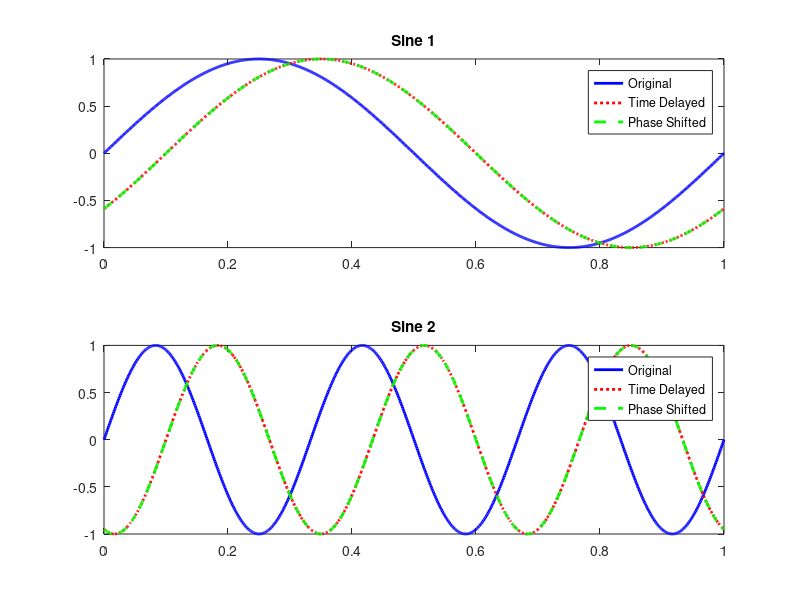

Write the MATLAB code that produced this figure.
t = 0:0.001:1;
f1 = 1;
f2 = 3;
tau = 0.1;

% original signals
x1 = sin(2*pi*f1*t);
x2 = sin(2*pi*f2*t);

% time delayed signals
y1 = sin(2*pi*f1*(t-tau));
y2 = sin(2*pi*f2*(t-tau));

% phase shifted signals
phi1 = -2*pi*f1*tau;
phi2 = -2*pi*f2*tau;
z1 = sin(2*pi*f1*t + phi1);
z2 = sin(2*pi*f2*t + phi2);

% plot for sine 1
subplot(2,1,1);
plot(t, x1, 'b', 'LineWidth', 2); hold on;
plot(t, y1, 'r:', 'LineWidth', 2); 
plot(t, z1, 'g--', 'LineWidth', 2);
legend('Original', 'Time Delayed', 'Phase Shifted');
title('Sine 1');

% plot for sine 2
subplot(2,1,2); 
plot(t, x2, 'b', 'LineWidth', 2); hold on;
plot(t, y2, 'r:', 'LineWidth', 2); 
plot(t, z2, 'g--', 'LineWidth', 2);
legend('Original', 'Time Delayed', 'Phase Shifted');
title('Sine 2');